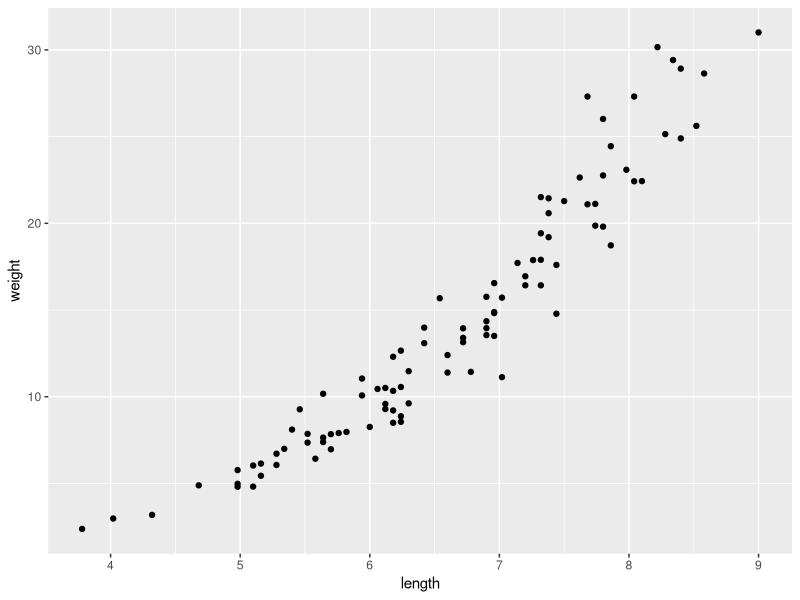
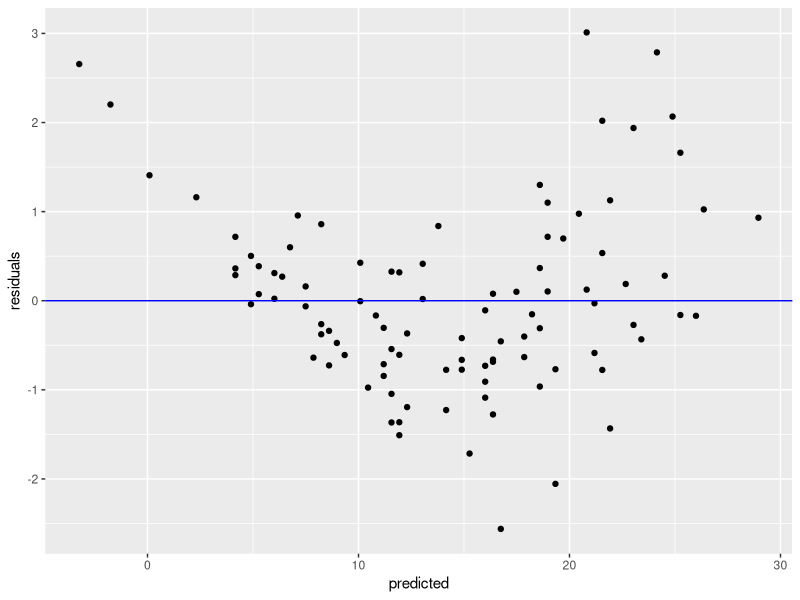
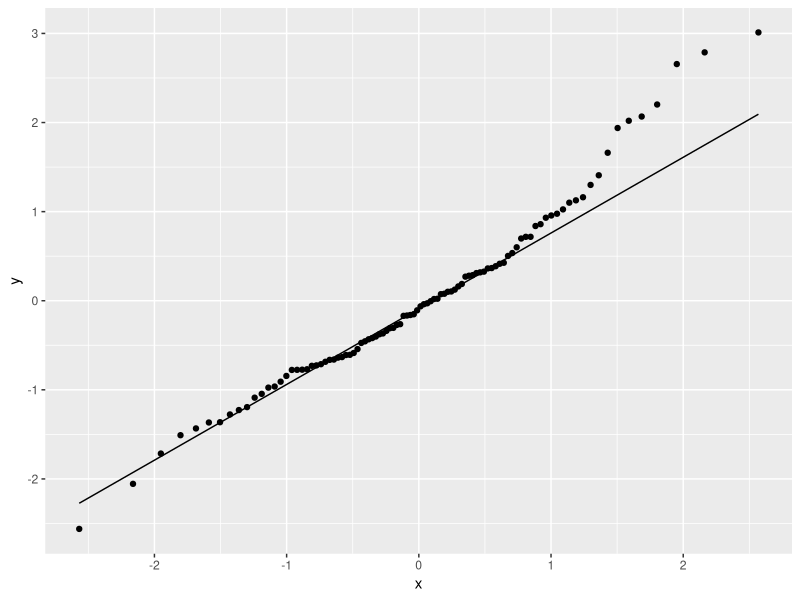
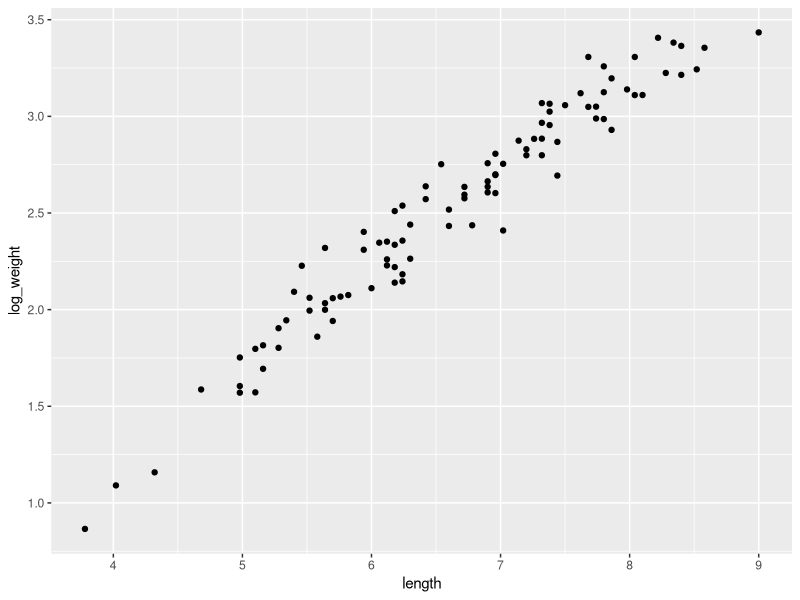
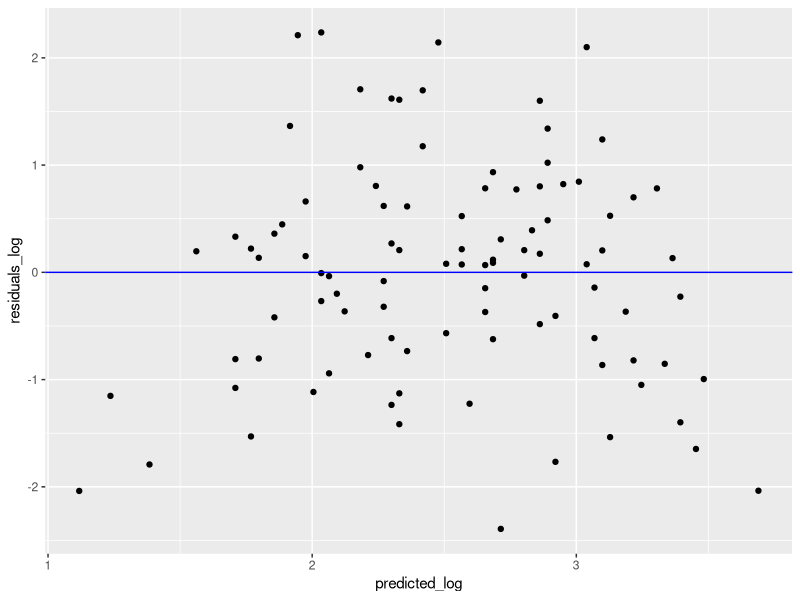
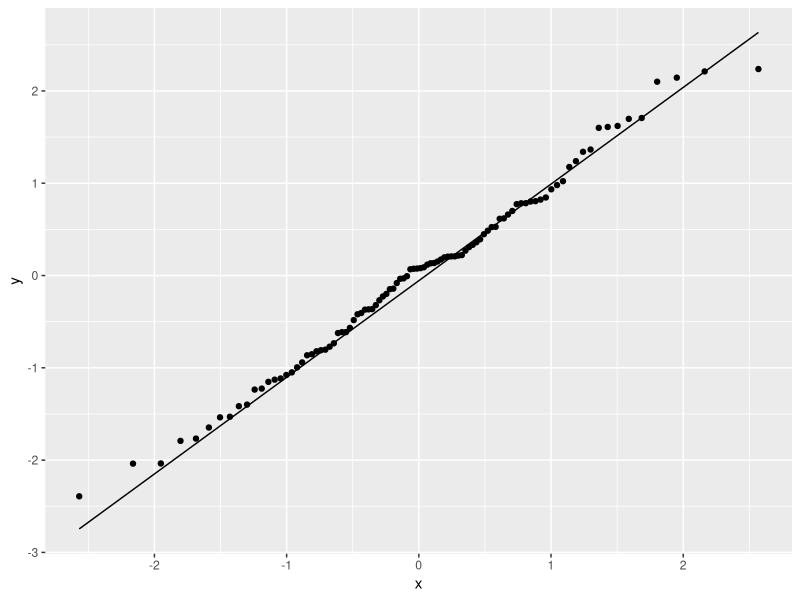

The R script that drew these images, in order:
## ---- chunk 1
library(ggplot2)
snails <- read.csv("snails.csv")
snails
## ---- chunk 2
ggplot(snails, aes(x = length, y = weight)) +
  geom_point()
## ---- chunk 3
model <- lm(weight ~ length, data = snails)
summary(model)

## ---- chunk 4
snails$predicted <- predict(model)
snails$residuals <- rstudent(model)

ggplot(snails, aes(x = predicted, y = residuals)) +
  geom_point() +
  geom_hline(yintercept = 0, color = "blue")

ggplot(snails, aes(sample = residuals)) +
  stat_qq() +
  stat_qq_line()
## ---- chunk 5
snails$log_weight <- log(snails$weight)
ggplot(snails, aes(x = length, y = log_weight)) +
  geom_point()

## ---- chunk 6
model2 <- lm(log_weight ~ length, data = snails)
summary(model2)
## ---- chunk 7
snails$predicted_log <- predict(model2)
snails$residuals_log <- rstudent(model2)

ggplot(snails, aes(x = predicted_log, y = residuals_log)) +
  geom_point() +
  geom_hline(yintercept = 0, color = "blue")

ggplot(snails, aes(sample = residuals_log)) +
  stat_qq() +
  stat_qq_line()

